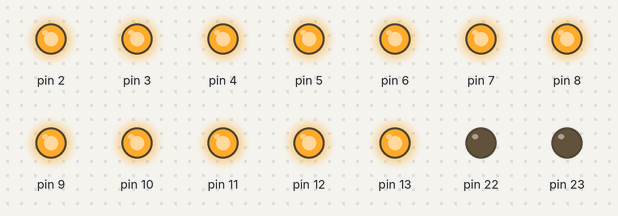
A sketch run on a simulated Arduino Uno, built with avr-gcc and run on an emulated ATmega328P. Shown: output pins drawn as LEDs (lit = HIGH).

Above: at 0.2 s.
At 2.6 s:
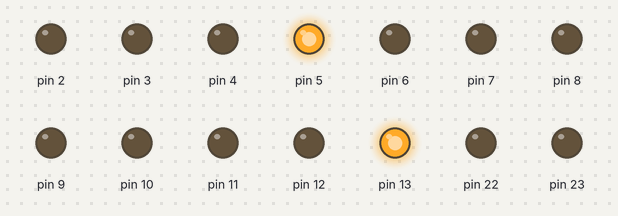
At 5.0 s:
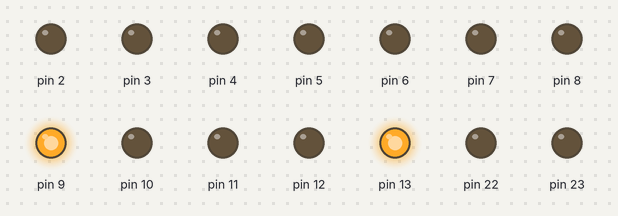
At 10.4 s:
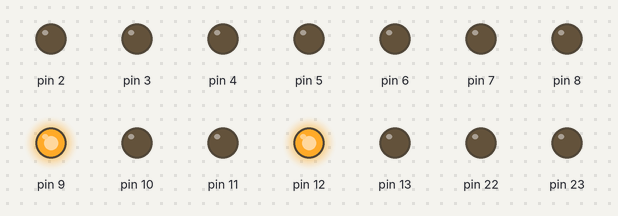
At 15.8 s:
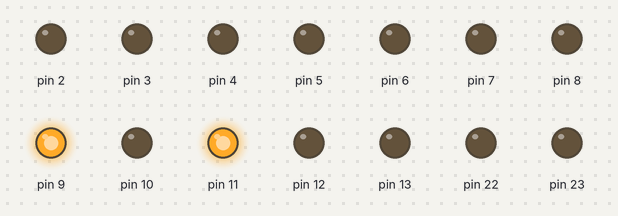
At 21.2 s:
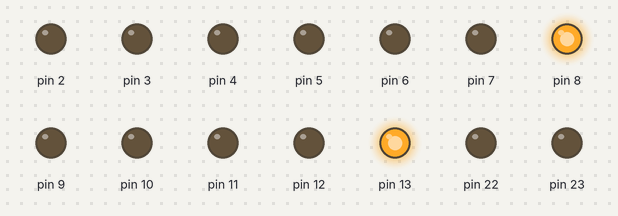
Timing chart, 0 to 21.8 s (numbered marks = the images above):
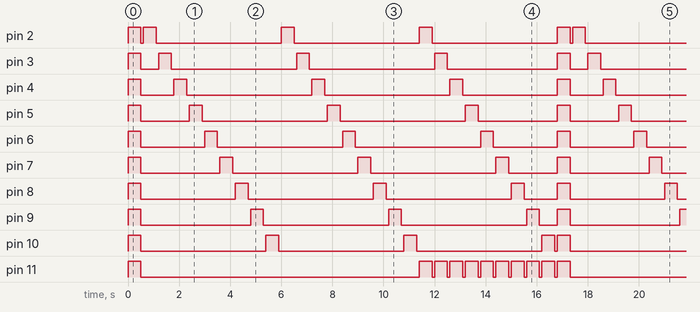

The sketch:

LedCubeLouiseV1.ino.ino
```cpp
//int cube[3][3][3];

//const int PinColonne[]={2,3,4,5,6,7,8,9,10};
//const int PinEtage[]={11,12,13};

/*
 * Port Registers
 * https://www.arduino.cc/en/Reference/PortManipulation
 * https://docs.google.com/spreadsheets/d/16MIFE4ITEisEDUBh3H4A7WZga1Sm1Pm-igS3r0A58L8/pub?gid=0#
 * http://www.graoulab.org/wiki/index.php?title=Cube_LED
 * PORTB pins 8 to 13
 * PORTD pins 0 to 7
 */

byte Colonne[9]={
 B00000100,   //pin 2 PORTD
 B00001000,   //pin 3 PORTD
 B00010000,   //pin 4 PORTD
 B00100000,   //pin 5 PORTD
 B01000000,   //pin 6 PORTD
 B10000000,   //pin 7 PORTD

 B00000001,   //pin 8  PORTB
 B00000010,   //pin 9  PORTB
 B00000100,   //pin 10 PORTB
};

byte Etage[3]={
 B00100000,   //pin 11 PORTB
 B00010000,   //pin 12 PORTB
 B00001000,   //pin 13 PORTB
};


void setup(){

  //DDRD = B11111100;  // sets Arduino pins 2 to 7 as outputs, pin 0 as input
  DDRD = DDRD | B11111100;  // this is safer as it sets pins 2 to 7 as outputs without changing the value of pins 0 & 1, which are RX & TX
  DDRB = B11111111;         // sets Arduino pins 8 to 13 as outputs

    }


void loop(){

      OnAll();
      OffAll();

      for(int NumEtage = 0; NumEtage < 3; NumEtage++){
          for(int NumColonne = 0; NumColonne < 9; NumColonne++) {
              if (NumColonne < 6){
                PORTB = Etage[NumEtage];
                PORTD = Colonne[NumColonne];
                delay(500);
                OffAll();
              }
            else{
                //PORTB = B11100000;
                PORTB = Colonne[NumColonne] + Etage[NumEtage];
                delay(500);
                OffAll();
              }
          }
      }

}

void OnAll(){
      PORTB = B00111000 + B00000111;
      PORTD = B11111100;
      delay (500);
  }

void OffAll(){
      PORTD = B00000000; // sets digital pins 7,5,3 HIGH
      PORTB = B00000000; // sets digital pins 7,5,3 HIGH
      delay (100);
}
```

Measured:
- by itself, pin 2: repeats every 16.8 s: LOW 0.10 s, 3 × (HIGH 0.50 s, LOW 4.9 s), HIGH 0.50 s
- by itself, pin 3: repeats every 16.8 s: LOW 0.70 s, 2 × (HIGH 0.50 s, LOW 4.9 s), HIGH 0.50 s, LOW 4.3 s, HIGH 0.50 s
- by itself, pin 4: repeats every 16.8 s: LOW 1.3 s, 2 × (HIGH 0.50 s, LOW 4.9 s), HIGH 0.50 s, LOW 3.7 s, HIGH 0.50 s
- by itself, pin 5: repeats every 16.8 s: LOW 1.9 s, 2 × (HIGH 0.50 s, LOW 4.9 s), HIGH 0.50 s, LOW 3.1 s, HIGH 0.50 s
- by itself, pin 6: repeats every 16.8 s: LOW 2.5 s, 2 × (HIGH 0.50 s, LOW 4.9 s), HIGH 0.50 s, LOW 2.5 s, HIGH 0.50 s
- by itself, pin 7: repeats every 16.8 s: LOW 3.1 s, 2 × (HIGH 0.50 s, LOW 4.9 s), HIGH 0.50 s, LOW 1.9 s, HIGH 0.50 s
- by itself, pin 8: repeats every 16.8 s: LOW 3.7 s, 2 × (HIGH 0.50 s, LOW 4.9 s), HIGH 0.50 s, LOW 1.3 s, HIGH 0.50 s
- by itself, pin 9: repeats every 16.8 s: LOW 4.3 s, 2 × (HIGH 0.50 s, LOW 4.9 s), HIGH 0.50 s, LOW 0.70 s, HIGH 0.50 s
